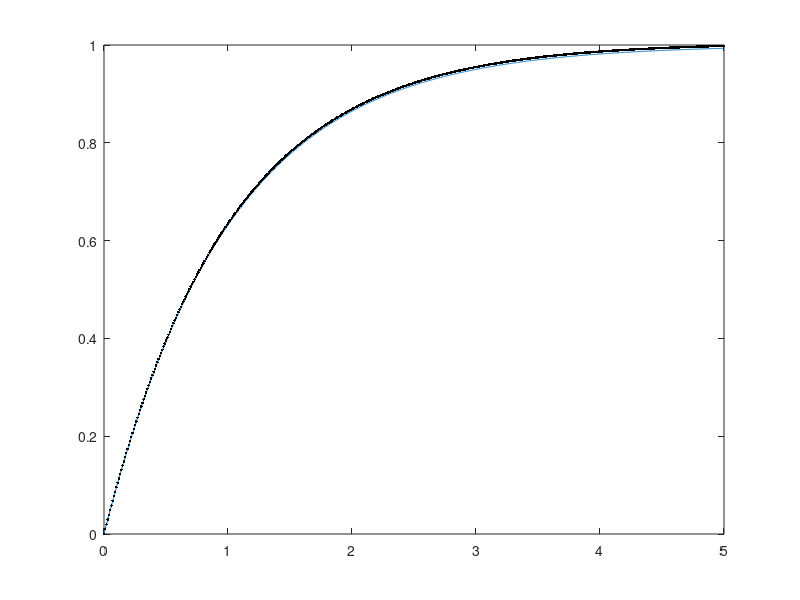

The MATLAB source for this figure:
%Approximate (simulate) an exponential function by integrating the derivative
%
%function to approximate T(t)=Ta+(To-Ta)*exp^{-kt}  
%
%(dT}/{dt}=-k(T-Ta). 
%T(0)=To  
%
%http://www.ugrad.math.ubc.ca/coursedoc/math100/notes/diffeqs/cool.html

%Simulation
dt = 0.01;
t_n = [0:dt:5];
R = 1;
C = 1;
Vb = 1;
y0 = C*Vb*(1-exp(-0/(R*C)));
index = 1;
y_n = y0;
while(t_n(index)<max(t_n));
    dy(index) = (Vb*exp(-t_n(index)/(R*C))/R)*dt;
    y_n(index+1) = y_n(index)+dy(index);
    index = index + 1;
end

%Calculate true Exponential
t = linspace(0,5,1000);
y = C*Vb*(1-exp(-t/(R*C)));

%Plot results
plot(t, y, t_n, y_n, '.k');